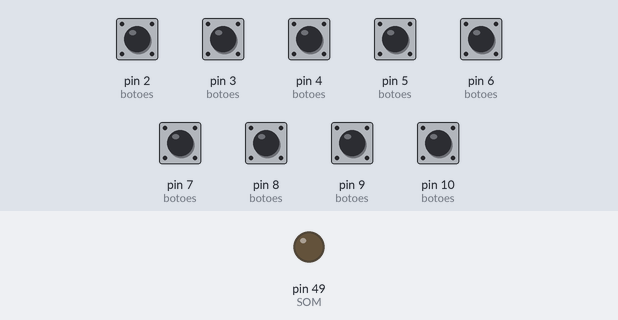
The sketch below on a simulated Arduino Mega 2560, built with avr-gcc and run on an emulated ATmega2560. Parts: output pins drawn as LEDs (lit = HIGH). The inputs (shaded band) are chosen by the test bench; at power-on: pin 2 (botoes), pin 3 (botoes), pin 4 (botoes), pin 5 (botoes), pin 6 (botoes), pin 7 (botoes), pin 8 (botoes), pin 9 (botoes), pin 10 (botoes) HIGH. What the sketch prints to the serial monitor is not drawn.

Above: at 1.2 s.
1.3 s: pin 2 (botoes) pulled LOW for 0.15 s
At 1.4 s:
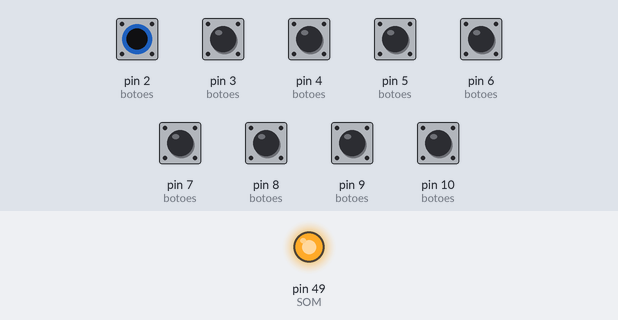
3.0 s: pin 3 (botoes) pulled LOW for 0.15 s
At 4.1 s:
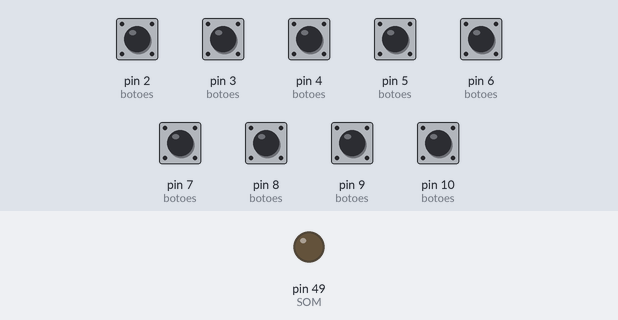
4.6 s: pin 4 (botoes) pulled LOW for 0.15 s
At 4.7 s:
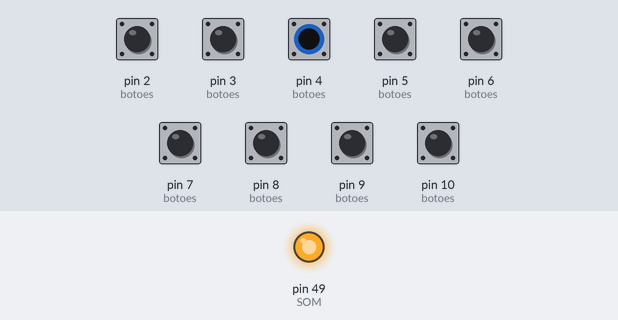
6.2 s: pin 5 (botoes) pulled LOW for 0.15 s
At 7.5 s:
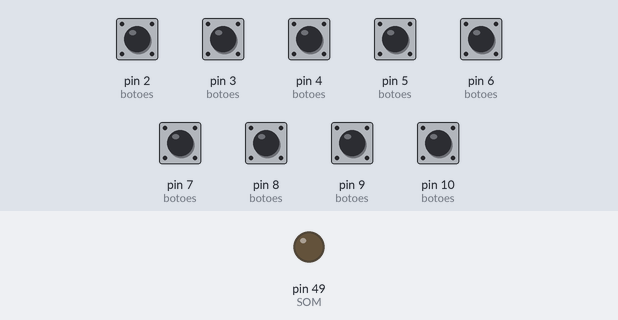
7.8 s: pin 6 (botoes) pulled LOW for 0.15 s
At 7.9 s:
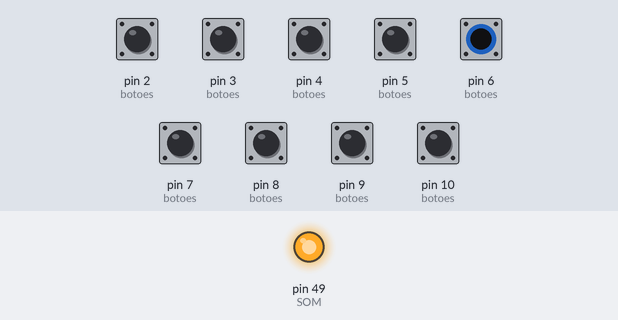
9.4 s: pin 7 (botoes) pulled LOW for 0.15 s
At 10.2 s:
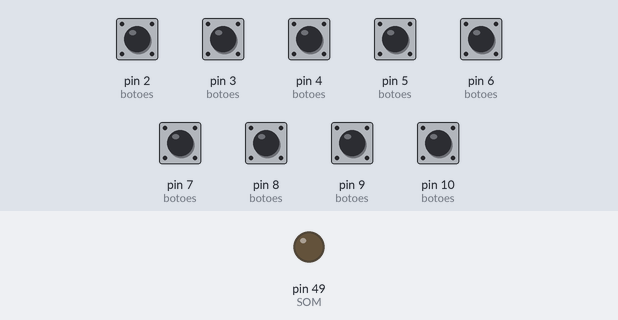
Timing chart, 0 to 12.0 s (numbered marks = the images above; inputs shaded):
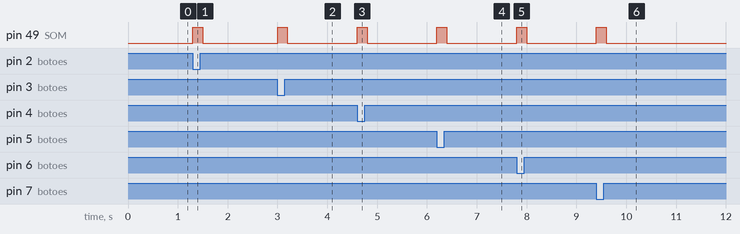

Measured:
- after the input at 1.3 s, pin 49 (SOM): LOW → HIGH at once, → LOW 0.20 s later
- after the input at 3.0 s, pin 49 (SOM): LOW → HIGH at once, → LOW 0.20 s later
- after the input at 4.6 s, pin 49 (SOM): LOW → HIGH at once, → LOW 0.20 s later
- after the input at 6.2 s, pin 49 (SOM): LOW → HIGH at once, → LOW 0.20 s later
- after the input at 7.8 s, pin 49 (SOM): LOW → HIGH at once, → LOW 0.20 s later
- after the input at 9.4 s, pin 49 (SOM): LOW → HIGH at once, → LOW 0.20 s later

The sketch:

RU_Code.ino
```cpp
// ----------- Declaração dos pinos dos 9 botões -----------
const int botoes[3][3] = {
  { 2, 3, 4 },  // carne vermelha:  ótimo, bom, ruim
  { 5, 6, 7 },  // carne branca:    ótimo, bom, ruim
  { 8, 9, 10 }  // vegetariano:     ótimo, bom, ruim
};

// ---------- Opções --------------
const char* pratos[3] = { "carne_vermelha", "carne_branca", "vegetariano" };
const char* avaliacoes[3] = { "otimo", "bom", "ruim" };

// ----------- Contadores de votos -----------
unsigned int votos[3][3] = { 0 };  // [prato][avaliação]
unsigned int votosTotal = 0;       // soma global

// ----------- Estados anteriores dos botões -----------
bool estadoAnterior[3][3] = { 0 };

// ----------- Difinir Saida do LED -----------------
const int SOM = 49;

void setup() {
  Serial.begin(9600);

  pinMode(SOM, OUTPUT);

  for (int i = 0; i < 3; i++) {
    for (int j = 0; j < 3; j++) {
      pinMode(botoes[i][j], INPUT_PULLUP);
      estadoAnterior[i][j] = digitalRead(botoes[i][j]);
    }
  }
}

void loop() {
  int botoesPressionados = 0;
  int pratoSelecionado = -1;
  int avaliacaoSelecionada = -1;

  for (int i = 0; i < 3; i++) {
    for (int j = 0; j < 3; j++) {
      bool estadoAtual = digitalRead(botoes[i][j]);

      //------ Se houve transição HIGH→LOW  (botão pressionado) ------
      if (estadoAnterior[i][j] == HIGH && estadoAtual == LOW) {
        botoesPressionados++;
        pratoSelecionado=i;
        avaliacaoSelecionada=j;
      }
      estadoAnterior[i][j] = estadoAtual;
    }
  }
    if (botoesPressionados == 1) {
    enviarVotosSerial(pratoSelecionado, avaliacaoSelecionada);
    som();
    delay(200);  // debounce
  }
}

void som() {
  digitalWrite(SOM, HIGH);
  delay(200);
  digitalWrite(SOM, LOW);
}

// ----------- Envia os dados via Serial -----------
void enviarVotosSerial(int prato, int avaliacao) {
  Serial.print(pratos[prato]);
  Serial.print("_");
  Serial.print(avaliacoes[avaliacao]);
}
```
